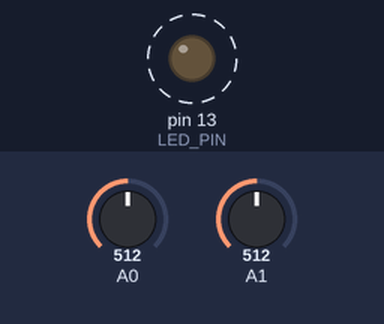
A sketch run on a simulated Arduino Uno, built with avr-gcc and run on an emulated ATmega328P. Parts: output pins drawn as LEDs (lit = HIGH). Dashed ring = blinking. The inputs (shaded band) are chosen by the test bench; at power-on: A0 = 512, A1 = 512. What the sketch prints to the serial monitor is not drawn.

Above: at 0.5 s.
Timing chart, 0 to 4.6 s (numbered marks = the images above):
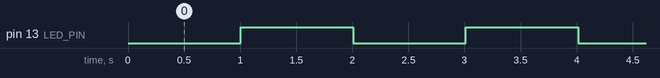

Measured:
- by itself, pin 13 (LED_PIN): alternates HIGH for 1.0 s and LOW for 1.0 s, 20 changes in all, then stays LOW

The sketch:

battery_logger.ino
```cpp
#include "drotek_sensor.h"
#include "LowPassFilter.h"

#define LED_PIN 13
#define PERIOD_TRIM 9

const float sample_freq = 1000;


// We are recording at 1 Hz, so we need to cutoff below 1/2 Hz to
// respect Shannon limit
const float cutoff_freq = 0.1;

LowPassFilter current_lpf(sample_freq, cutoff_freq);
LowPassFilter voltage_lpf(cutoff_freq, cutoff_freq);

void setup() {
  Serial.begin(115200);
  Serial.println("time_ms,current_ma,voltage_mv");
  pinMode(LED_PIN, OUTPUT);
}

void loop() {
  static int sample_index = 0;
  static bool led_status = false;

  int start_us = micros();

  int v_adc = analogRead(0);
  int i_adc = analogRead(1);

  // Filter the samples
  float i = current_lpf(i_adc);
  float u = voltage_lpf(v_adc);

  // Write down result every second
  if (sample_index ++ == 1000) {
    char line[128];
    sprintf(line, "%lu,%ld,%ld", millis(), static_cast<long>(1000 * i), static_cast<long>(1000 * u));
    Serial.println(line);
    sample_index = 0;
    led_status = !led_status;
    digitalWrite(LED_PIN, led_status);
  }

  int stop_us = micros();
  delayMicroseconds(1000 - PERIOD_TRIM - (stop_us - start_us));
}
```

LowPassFilter.h
```cpp
#pragma once

class LowPassFilter {
  public:
    LowPassFilter(float sample_frequency, float cutoff_frequency) : output(0.)
    {
      const float dt = 1 / sample_frequency;

      alpha = 2 * 3.14 * dt * cutoff_frequency / (2 * 3.14 * dt * cutoff_frequency + 1);
      one_minus_alpha = 1 - alpha;
    }

    float operator()(float input)
    {
      output = alpha * input + one_minus_alpha * output;
      return output;
    }

  private:
    float output;
    float alpha;
    float one_minus_alpha;
};
```

drotek_sensor.h
```cpp
#pragma once

float drotek_volts_from_adc(int adc)
{
  const float battery_divider = 15.55;
  const float vcc = 5.0;

  return adc * (vcc / 1024) * battery_divider;
}

float drotek_amps_from_adc(int adc)
{
  const float amps_per_volt = 151.5;

  /* Voltage output when the current is zero */
  const float offset = 1.65;
  const float vcc = 5.0;

  return ((adc * vcc / 1024) - offset) * amps_per_volt;
}
```
